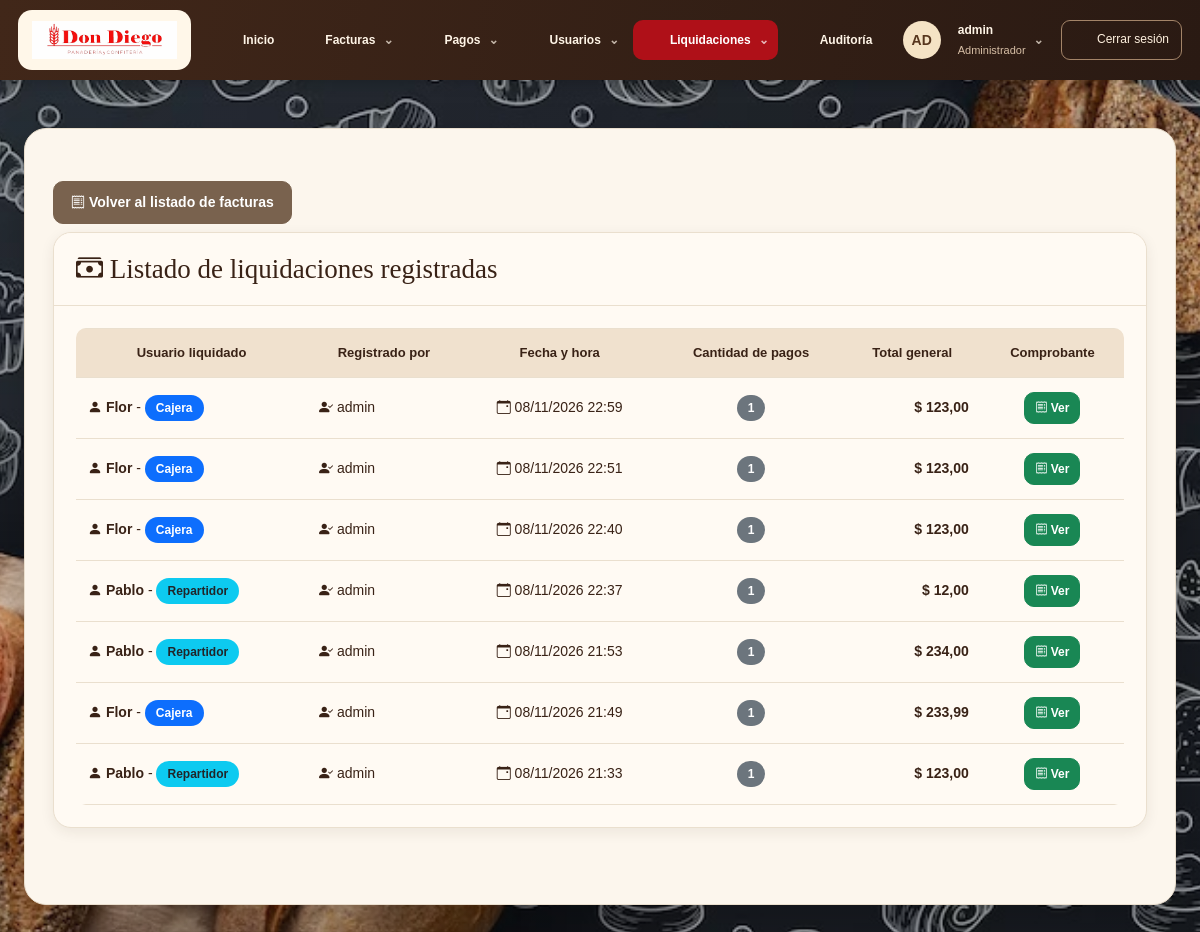
The app's page /listar_liquidacion.php (signed in) with its own data.
### tables this page shows
CREATE TABLE `liquidacion` (
  `id` int(10) UNSIGNED NOT NULL,
  `id_usuario_liquidado` smallint(5) UNSIGNED NOT NULL,
  `id_usuario_registro` smallint(5) UNSIGNED NOT NULL,
  `fecha_hora` datetime NOT NULL DEFAULT current_timestamp(),
  `cantidad_pagos` int(10) UNSIGNED NOT NULL DEFAULT 0,
  `total_efectivo` decimal(12,2) NOT NULL DEFAULT 0.00,
  `total_transferencia` decimal(12,2) NOT NULL DEFAULT 0.00,
  `total_debito` decimal(12,2) NOT NULL DEFAULT 0.00,
  `total_credito` decimal(12,2) NOT NULL DEFAULT 0.00,
  `total_cheque` decimal(12,2) NOT NULL DEFAULT 0.00,
  `total_general` decimal(12,2) NOT NULL DEFAULT 0.00
);

CREATE TABLE `usuario` (
  `id` smallint(5) UNSIGNED NOT NULL,
  `usuario` varchar(32) NOT NULL,
  `contrasenia` varchar(255) NOT NULL,
  `activo` tinyint(1) NOT NULL DEFAULT 1,
  `id_ROL` tinyint(3) UNSIGNED NOT NULL
);

CREATE TABLE `rol` (
  `id` tinyint(3) UNSIGNED NOT NULL,
  `nombre` varchar(20) NOT NULL
);

### permisos.php (called while the page is built, shortened)
<?php
function obtenerRolUsuario(PDO $conexion, $idUsuario): ?string
{
    static $roles = [];
    $idUsuario = (int)$idUsuario;
    if (!array_key_exists($idUsuario, $roles)) {
        $stmt = $conexion->prepare(
            "SELECT LOWER(TRIM(r.nombre))
             FROM usuario u
             INNER JOIN rol r ON r.id = u.id_ROL
             WHERE u.id = ? AND u.activo = 1"
        );
        $stmt->execute([$idUsuario]);
        $rol = $stmt->fetchColumn();
        $roles[$idUsuario] = $rol === false ? null : $rol;
    }
    return $roles[$idUsuario];
}
function rolEn(PDO $conexion, $idUsuario, array $permitidos): bool
{
    $rol = obtenerRolUsuario($conexion, $idUsuario);
    return $rol !== null && in_array($rol, $permitidos, true);
}
function usuarioPuedeAdministrar(PDO $conexion, $idUsuario): bool
{
    return rolEn($conexion, $idUsuario, ROLES_ADMIN);
}
function usuarioPuedeGestionarFacturas(PDO $conexion, $idUsuario): bool
{
    return rolEn($conexion, $idUsuario, ROLES_FACTURAS);
}
function usuarioPuedeLiquidar(PDO $conexion, $idUsuario): bool
{
    return rolEn($conexion, $idUsuario, ROLES_LIQUIDAN);
}
function exigirPermisoLiquidar(PDO $conexion, $idUsuario): void
{
    if (!usuarioPuedeLiquidar($conexion, $idUsuario)) {
        denegarAcceso();
    }
}

### listar_liquidacion.php (the view, shortened to what this page needs)
<?php
require_once "conexion.php";
require_once __DIR__ . "/permisos.php";
exigirPermisoLiquidar($conexion, $_SESSION["id_usuario"]);
function esc($valor) {
    return htmlspecialchars((string)$valor, ENT_QUOTES, "UTF-8");
}
function pesos($valor) {
    return "$ " . number_format((float)$valor, 2, ",", ".");
}
$error = "";
$liquidaciones = [];
try {
    $sql = "SELECT l.id, l.fecha_hora, l.cantidad_pagos, l.total_general,
            ul.usuario AS usuario_liquidado,
            r.nombre AS rol_liquidado,
            ur.usuario AS usuario_registro
            FROM liquidacion l
            INNER JOIN usuario ul ON ul.id = l.id_usuario_liquidado
            INNER JOIN rol r ON r.id = ul.id_ROL
            INNER JOIN usuario ur ON ur.id = l.id_usuario_registro
            ORDER BY l.fecha_hora DESC, l.id DESC";
    $consulta = $conexion->query($sql);
    $liquidaciones = $consulta->fetchAll(PDO::FETCH_ASSOC);
} catch (PDOException $e) {
    $error = "No se pudieron cargar las liquidaciones.";
}
?>
<!DOCTYPE html>
<html lang="es">
<head>
    <link rel="stylesheet" href="css/bootstrap-5.3.8/css/bootstrap.min.css">
    <link rel="stylesheet" href="css/estilo.css">
    <link rel="stylesheet" href="fondo-sistema.css?v=1">
    <link rel="stylesheet" href="tema-don-diego.css?v=2">
<link rel="stylesheet" href="imagenes/bootstrap-icons-1.13.1/bootstrap-icons.min.css">
</head>
<body>
    <?php require_once "menu.php"; ?>
    <div class="container mt-5">
        <div class="mt-4 mb-2">
            <a href="index.php" class="btn btn-secondary">
                <i class="bi bi-receipt"></i>
                Volver al listado de facturas
            </a>
        </div>
        <div class="card shadow mb-5">
            <div class="card-header bg-dark text-white text-center">
                <h4 class="mb-0">
                    <i class="bi bi-cash-stack"></i>
                    Listado de liquidaciones registradas
                </h4>
            </div>
            <div class="card-body">
                <?php if ($error !== ""): ?>
                    <div class="alert alert-danger text-center">
                        <i class="bi bi-exclamation-triangle-fill"></i>
                        <?= esc($error) ?>
                    </div>
                <?php elseif (count($liquidaciones) > 0): ?>
                    <div class="table-responsive">
                        <table class="table table-bordered table-hover align-middle">
                            <thead class="table-dark text-center">
                                <tr>
                                    <th>Usuario liquidado</th>
                                    <th>Registrado por</th>
                                    <th>Fecha y hora</th>
                                    <th>Cantidad de pagos</th>
                                    <th>Total general</th>
                                    <th>Comprobante</th>
                                </tr>
                            </thead>
                            <tbody>
                                <?php foreach ($liquidaciones as $liquidacion): ?>
                                    <?php
                                    $rol = strtolower(trim($liquidacion["rol_liquidado"]));
                                    if ($rol === "repartidor") {
                                        $enlace = "liquidacion_confirmada.php?id_liquidacion="
                                                . urlencode($liquidacion["id"]);
                                    } elseif ($rol === "cajero" || $rol === "cajera") {
                                        $enlace = "liquidacion_confirmada_cajero.php?id_liquidacion="
                                                . urlencode($liquidacion["id"]);
                                    } else {
                                        $enlace = "";
                                    }
                                    ?>
                                    <tr>
                                        <td>
                                            <i class="bi bi-person-fill"></i>
                                            <strong><?= esc($liquidacion["usuario_liquidado"]) ?></strong>
                                            -
                                            <span class="badge
                                                <?php
                                                if ($rol === "cajero" || $rol === "cajera") {
                                                    echo "bg-primary";
                                                } elseif ($rol === "repartidor") {
                                                    echo "bg-info text-dark";
                                                } else {
                                                    echo "bg-secondary";
                                                }
                                                ?>">
                                                <?= esc($liquidacion["rol_liquidado"]) ?>
                                            </span>
                                        </td>
                                        <td>
                                            <i class="bi bi-person-check-fill"></i>
                                            <?= esc($liquidacion["usuario_registro"]) ?>
                                        </td>
                                        <td class="text-center text-nowrap">
                                            <i class="bi bi-calendar-event"></i>
                                            <?php
                                            $fecha = new DateTime($liquidacion["fecha_hora"]);
                                            echo esc($fecha->format("d/m/Y H:i"));
                                            ?>
                                        </td>
                                        <td class="text-center">
                                            <span class="badge bg-secondary">
                                                <?= (int)$liquidacion["cantidad_pagos"] ?>
                                            </span>
                                        </td>
                                        <td class="text-end text-nowrap fw-bold">
                                            <?= pesos($liquidacion["total_general"]) ?>
                                        </td>
                                        <td class="text-center">
                                            <?php if ($enlace !== ""): ?>
                                                <a href="<?= esc($enlace) ?>"
                                                   class="btn btn-success btn-sm"
                                                   title="Ver comprobante">
                                                   <i class="bi bi-receipt"></i>
                                                    Ver
                                                </a>
                                            <?php else: ?>
                                                <span class="text-muted">
                                                    No disponible
                                                </span>
                                            <?php endif; ?>
                                        </td>
                                    </tr>
                                <?php endforeach; ?>
                            </tbody>
                        </table>
                    </div>
                <?php endif; ?>
            </div>
        </div>
    </div>
</body>
</html>

### menu.php (shortened to what this page needs)
<?php
require_once __DIR__ . '/permisos.php';
require_once __DIR__ . '/dd_ui.php';
$rolUsuario = obtenerRolUsuario($conexion, $_SESSION['id_usuario']);
$usuarioPuedeAdministrar = usuarioPuedeAdministrar($conexion, $_SESSION['id_usuario']);
$usuarioPuedeGestionarFacturas = usuarioPuedeGestionarFacturas($conexion, $_SESSION['id_usuario']);
$usuarioPuedeLiquidar = usuarioPuedeLiquidar($conexion, $_SESSION['id_usuario']);
$ddPagina = basename($_SERVER['SCRIPT_NAME']);
$ddNombre = (string)($_SESSION['usuario'] ?? 'Usuario');
$ddIniciales = strtoupper(substr($ddNombre, 0, 2));
$ddGrupos = [
    'Facturas' => ['icono'=>'factura', 'enlaces'=>[
        ['facturas.php','Listar facturas'],
        ...($usuarioPuedeGestionarFacturas ? [['agregar_factura.php','Ingresar factura'],['editar_factura.php','Editar factura'],['cambiar_estado_factura.php','Cambiar estado']] : []),
        ['listar_observaciones.php','Listar observaciones'],['agregar_observaciones.php','Agregar observaciones']
    ]],
    'Pagos' => ['icono'=>'pago', 'enlaces'=>[['listar_pagos.php','Listar pagos'],['registrar_pago.php','Registrar pago']]],
];
if ($usuarioPuedeAdministrar) {
    $ddGrupos['Usuarios'] = ['icono'=>'usuarios','enlaces'=>[
        ['listar_usuario.php','Listar usuarios'],
        ...($usuarioPuedeAdministrar ? [['crear_usuario.php','Nuevo usuario'],['editar_usuario.php','Editar usuario'],['cambiar_estado_usuario.php','Cambiar estado de usuario']] : []),
        ['listar_roles.php','Listar roles'],
        ...($usuarioPuedeAdministrar ? [['crear_rol_usuario.php','Nuevo rol'],['editar_rol_usuario.php','Editar rol'],['eliminar_rol.php','Eliminar rol']] : [])
    ]];
}
if ($usuarioPuedeLiquidar) {
    $ddGrupos['Liquidaciones'] = ['icono'=>'liquidacion','enlaces'=>[
        ['listar_liquidacion.php','Listar liquidaciones'],
        ['liquidacion_diaria.php','Liquidación de repartidor'],
        ['liquidacion_diaria_cajero.php','Liquidación de cajero']
    ]];
}
?>
<nav class="dd-nav" aria-label="Navegación principal" id="dd-menu">
    <div class="dd-nav-inner">
        <a class="dd-logo" href="index.php" aria-label="Don Diego, inicio"><img src="logo-don-diego.png" alt="Don Diego · Panadería" width="177" height="48"></a>
        <button class="dd-mobile" type="button" aria-expanded="false" aria-controls="dd-enlaces" id="dd-menu-boton"><?= ddIcono('menu') ?> Menú</button>
        <div class="dd-links" id="dd-enlaces">
            <a class="dd-link <?= $ddPagina === 'index.php' ? 'active' : '' ?>" <?= $ddPagina === 'index.php' ? 'aria-current="page"' : '' ?> href="index.php"><?= ddIcono('inicio') ?> Inicio</a>
            <?php foreach ($ddGrupos as $ddEtiqueta => $ddGrupo): ?>
                <details class="dd-drop <?= in_array($ddPagina, array_column($ddGrupo['enlaces'], 0), true) ? 'active' : '' ?>">
                    <summary><?= ddIcono($ddGrupo['icono']) ?> <?= ddEsc($ddEtiqueta) ?></summary>
                </details>
            <?php endforeach; ?>
            <?php if ($usuarioPuedeAdministrar): ?><a class="dd-link <?= $ddPagina === 'auditoria.php' ? 'active' : '' ?>" href="auditoria.php"><?= ddIcono('auditoria') ?> Auditoría</a><?php endif; ?>
        </div>
        <div class="dd-account">
            <span class="dd-avatar" aria-hidden="true"><?= ddEsc($ddIniciales) ?></span>
            <details class="dd-drop dd-user"><summary><span><?= ddEsc($ddNombre) ?><small><?= ddEsc(ucfirst($rolUsuario ?? 'Usuario')) ?></small></span></summary></details>
            <a class="dd-logout" href="cerrar_sesion.php"><?= ddIcono('salir') ?> Cerrar sesión</a>
        </div>
    </div>
</nav>

### dd_ui.php (shortened to what this page needs)
<?php
function ddIcono(string $nombre): string {
    $trazos = [
        'inicio' => '<path d="m3 10 9-7 9 7v11h-7v-7h-4v7H3z"/>',
        'factura' => '<path d="M6 3h12v19l-3-2-3 2-3-2-3 2zM9 7h6M9 11h6M9 15h4"/>',
        'pago' => '<ellipse cx="12" cy="5" rx="8" ry="3"/><path d="M4 5v5c0 4 16 4 16 0V5M4 10v5c0 4 16 4 16 0v-5M4 15v4c0 4 16 4 16 0v-4"/>',
        'usuarios' => '<circle cx="9" cy="8" r="3"/><path d="M3 21v-3a6 6 0 0 1 12 0v3M16 5a3 3 0 0 1 0 6M18 15a5 5 0 0 1 3 5"/>',
        'auditoria' => '<path d="m12 3 9 4v5c0 6-9 10-9 10S3 18 3 12V7zM8 12l3 3 5-6"/>',
        'cartera' => '<path d="M3 7h17v14H3zM3 7V4l13-2v5M16 12h6v5h-6z"/>',
        'ver' => '<path d="M2 12s4-7 10-7 10 7 10 7-4 7-10 7S2 12 2 12Z"/><circle cx="12" cy="12" r="3"/>',
        'editar' => '<path d="m15 3 6 6-12 12H3v-6zM12 6l6 6"/>',
        'buscar' => '<circle cx="10" cy="10" r="7"/><path d="m15 15 6 6"/>',
        'salir' => '<path d="M9 3H3v18h6M9 12h13m-5-5 5 5-5 5"/>',
        'menu' => '<path d="M3 5h18M3 12h18M3 19h18"/>',
        'liquidacion' => '<rect x="5" y="2" width="14" height="20" rx="2"/><path d="M8 6h8M8 11h2m4 0h2M8 15h2m4 0h2M8 19h2m4 0h2"/>',
    ];
    return '<svg class="dd-icon" viewBox="0 0 24 24" fill="none" stroke="currentColor" stroke-width="1.7" stroke-linecap="round" stroke-linejoin="round" aria-hidden="true">'.($trazos[$nombre] ?? $trazos['factura']).'</svg>';
}
function ddEsc($valor): string { return htmlspecialchars((string)$valor, ENT_QUOTES, 'UTF-8'); }

### css/estilo.css (style rules this page uses)
body { font-family: Arial, sans-serif; background: #f5f5f5; margin: 0; padding: 0; width: 100%; max-width: 100%; overflow-x: hidden; }

### fondo-sistema.css (style rules this page uses)
@media screen { body, body.bg-light { min-height:100vh; background:linear-gradient(rgba(14,18,22,.18),rgba(14,18,22,.18)), url("fondo-login.jpg") center / cover no-repeat fixed !important; } }
@media screen { body > .container, body > main { background:#fffaf5; color:#212529; border-radius:16px; padding-top:24px; padding-bottom:24px; box-shadow:0 12px 36px rgba(0,0,0,.22); margin-bottom:28px; } }
@media screen { .card { background-color:#fffaf5; } }
@media screen { .table-responsive { background-color:#fff; } }

### records on screen
liquidacion: id_usuario_liquidado.usuario "Flor", rol.nombre "Cajera", id_usuario_registro.usuario "admin", fecha_hora "08/11/2026 22:59", cantidad_pagos "1", total_general "$ 123,00"
liquidacion: id_usuario_liquidado.usuario "Flor", rol.nombre "Cajera", id_usuario_registro.usuario "admin", fecha_hora "08/11/2026 22:51", cantidad_pagos "1", total_general "$ 123,00"
liquidacion: id_usuario_liquidado.usuario "Flor", rol.nombre "Cajera", id_usuario_registro.usuario "admin", fecha_hora "08/11/2026 22:40", cantidad_pagos "1", total_general "$ 123,00"
liquidacion: id_usuario_liquidado.usuario "Pablo", rol.nombre "Repartidor", id_usuario_registro.usuario "admin", fecha_hora "08/11/2026 22:37", cantidad_pagos "1", total_general "$ 12,00"
liquidacion: id_usuario_liquidado.usuario "Pablo", rol.nombre "Repartidor", id_usuario_registro.usuario "admin", fecha_hora "08/11/2026 21:53", cantidad_pagos "1", total_general "$ 234,00"
liquidacion: id_usuario_liquidado.usuario "Flor", rol.nombre "Cajera", id_usuario_registro.usuario "admin", fecha_hora "08/11/2026 21:49", cantidad_pagos "1", total_general "$ 233,99"
liquidacion: id_usuario_liquidado.usuario "Pablo", rol.nombre "Repartidor", id_usuario_registro.usuario "admin", fecha_hora "08/11/2026 21:33", cantidad_pagos "1", total_general "$ 123,00"

### other values on screen
ddEsc($ddEtiqueta) "Facturas"
ddEsc($ddEtiqueta) "Pagos"
ddEsc($ddEtiqueta) "Usuarios"
ddEsc($ddEtiqueta) "Liquidaciones"
ddEsc($ddIniciales) "AD"
ddEsc($ddNombre) "admin"
ddEsc(ucfirst($rolUsuario ?? 'Usuario')) "Administrador"
